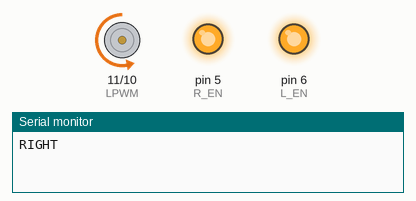
The sketch below on a simulated Arduino Uno, built with avr-gcc and run on an emulated ATmega328P. Parts: motor-driver pin pairs drawn as motors (green arrow = first pin HIGH = forward, orange = second pin HIGH = backward, longer = more drive), output pins drawn as LEDs (lit = HIGH), the last lines printed to the serial monitor.

Above: at 3.5 s.
At 10.5 s:
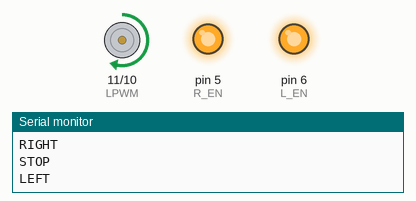
At 14.0 s:
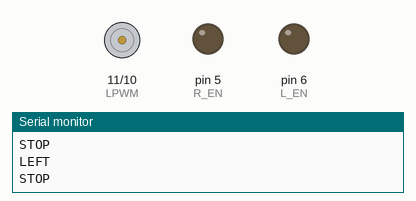
Timing chart, 0 to 19.2 s (numbered marks = the images above):
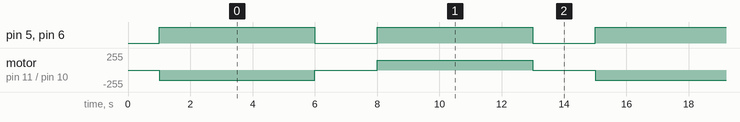

Measured:
- by itself, pin 5 (R_EN), pin 6 (L_EN): alternates HIGH for 5.0 s and LOW for 2.0 s
- by itself, motor on pin 11 (LPWM) / pin 10 (RPWM): repeats every 14.0 s: stopped 2.0 s, forward 150/255 5.0 s, stopped 2.0 s, backward 150/255 5.0 s

The sketch:

sketch_oct28a.ino
```cpp
#define RPWM 10
#define LPWM 11
#define R_EN 5
#define L_EN 6

void setup() {
  Serial.begin(9600);

  pinMode(RPWM, OUTPUT);
  pinMode(LPWM, OUTPUT);
  pinMode(R_EN, OUTPUT);
  pinMode(L_EN, OUTPUT);

  analogWrite(RPWM, 0);
  analogWrite(LPWM, 0);

  digitalWrite(R_EN, LOW);
  digitalWrite(L_EN, LOW);

  delay(1000);
}

void loop() {

  // RIGHT - 5 seconds
  Serial.println("RIGHT");

  analogWrite(RPWM, 0);
  analogWrite(LPWM, 0);

  digitalWrite(R_EN, HIGH);
  digitalWrite(L_EN, HIGH);

  analogWrite(RPWM, 150);
  delay(5000);

  // STOP - 2 seconds
  Serial.println("STOP");

  analogWrite(RPWM, 0);
  analogWrite(LPWM, 0);

  digitalWrite(R_EN, LOW);
  digitalWrite(L_EN, LOW);

  delay(2000);

  // LEFT - 5 seconds
  Serial.println("LEFT");

  analogWrite(RPWM, 0);
  analogWrite(LPWM, 0);

  digitalWrite(R_EN, HIGH);
  digitalWrite(L_EN, HIGH);

  analogWrite(LPWM, 150);
  delay(5000);

  // STOP - 2 seconds
  Serial.println("STOP");

  analogWrite(RPWM, 0);
  analogWrite(LPWM, 0);

  digitalWrite(R_EN, LOW);
  digitalWrite(L_EN, LOW);

  delay(2000);

  Serial.println("REPEATING LOOP");
}
```
